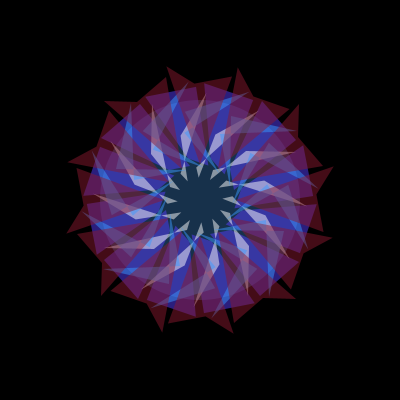
Frame 1 (no input)
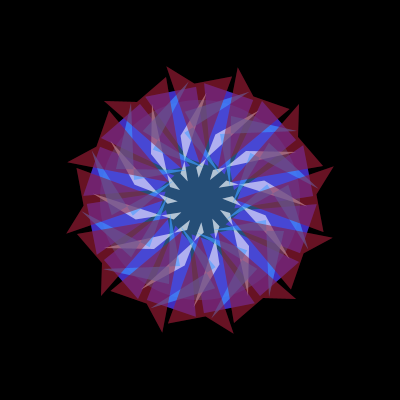
Frame 2 (the mouse pressed at the canvas centre, redrawn once)

The Processing sketch that drew these frames (run headless with seeded random() and noise(); the mouse was pressed at the canvas centre and the sketch redrawn once):

// Processing sketch: processing_85619
// ── processing_85619.pde

void setup()
{
  size(400,400);
  background(0);
}

void draw()
{
  noStroke();
  fill(57,120,183,105);
  ellipse(200,200,200,200);
  
  fill(88,61,255,125);
  translate(width/2, height/2);
for (int i=0;i<360;i+=30){
rotate(radians(30));
quad(10, 34, 31, 30, 99, 62, 60, 96);}

  fill(255,255,255,125);
for (int i=0;i<360;i+=30){
rotate(radians(30));
quad(20, 10, 30, 13, 48, 96, 49, 46);}

  fill(57,154,255,125);
for (int i=0;i<360;i+=30){
rotate(radians(30));
quad(13, 30, 84, 31, 69, 97, 66, 20);}

  fill(138,25,46,125);
for (int i=0;i<360;i+=30){
rotate(radians(30));
quad(18, 31, 34, 123, 63, 98, 96, 99);}
  
  noLoop();
}
